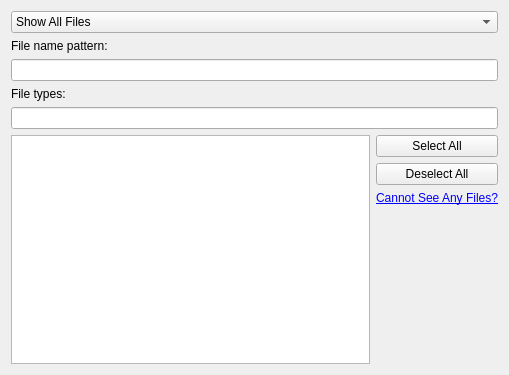
<?xml version="1.0" encoding="UTF-8"?>
<ui version="4.0">
 <class>folderviewFilterConfig</class>
 <widget class="QWidget" name="folderviewFilterConfig">
  <property name="geometry">
   <rect>
    <x>0</x>
    <y>0</y>
    <width>509</width>
    <height>375</height>
   </rect>
  </property>
  <property name="sizePolicy">
   <sizepolicy hsizetype="Expanding" vsizetype="Expanding">
    <horstretch>0</horstretch>
    <verstretch>0</verstretch>
   </sizepolicy>
  </property>
  <property name="minimumSize">
   <size>
    <width>500</width>
    <height>0</height>
   </size>
  </property>
  <layout class="QVBoxLayout" name="verticalLayout_2">
   <item>
    <widget class="QComboBox" name="filterType">
     <property name="toolTip">
      <string>&lt;!DOCTYPE HTML PUBLIC &quot;-//W3C//DTD HTML 4.0//EN&quot; &quot;http://www.w3.org/TR/REC-html40/strict.dtd&quot;&gt;
&lt;html&gt;&lt;head&gt;&lt;meta name=&quot;qrichtext&quot; content=&quot;1&quot; /&gt;&lt;style type=&quot;text/css&quot;&gt;
p, li { white-space: pre-wrap; }
&lt;/style&gt;&lt;/head&gt;&lt;body style=&quot; font-family:'Sans Serif'; font-size:10pt; font-weight:400; font-style:normal;&quot;&gt;
&lt;p style=&quot; margin-top:12px; margin-bottom:12px; margin-left:0px; margin-right:0px; -qt-block-indent:0; text-indent:0px;&quot;&gt;If you have selected &quot;Show Files Matching&quot; or &quot;Hide Files Matching&quot;, only the files matching BOTH the conditions will be shown or hidden respectively.&lt;/p&gt;
&lt;p style=&quot; margin-top:12px; margin-bottom:12px; margin-left:0px; margin-right:0px; -qt-block-indent:0; text-indent:0px;&quot;&gt;For example, if you have &quot;*&quot; as your pattern, but have nothing selected in the MIME types, no files will be shown.&lt;/p&gt;&lt;/body&gt;&lt;/html&gt;</string>
     </property>
     <property name="whatsThis">
      <string/>
     </property>
     <item>
      <property name="text">
       <string>Show All Files</string>
      </property>
     </item>
     <item>
      <property name="text">
       <string>Show Files Matching</string>
      </property>
     </item>
     <item>
      <property name="text">
       <string>Hide Files Matching</string>
      </property>
     </item>
    </widget>
   </item>
   <item>
    <widget class="QFrame" name="fileFilters">
     <property name="sizePolicy">
      <sizepolicy hsizetype="Preferred" vsizetype="Preferred">
       <horstretch>0</horstretch>
       <verstretch>10</verstretch>
      </sizepolicy>
     </property>
     <layout class="QGridLayout" name="gridLayout_3">
      <property name="margin">
       <number>0</number>
      </property>
      <item row="0" column="1">
       <layout class="QGridLayout" name="mimeTypeLayout">
        <item row="5" column="0">
         <layout class="QHBoxLayout" name="horizontalLayout" stretch="1,0">
          <item>
           <widget class="QListView" name="filterFilesList">
            <property name="sizePolicy">
             <sizepolicy hsizetype="Expanding" vsizetype="Expanding">
              <horstretch>0</horstretch>
              <verstretch>0</verstretch>
             </sizepolicy>
            </property>
            <property name="selectionMode">
             <enum>QAbstractItemView::NoSelection</enum>
            </property>
            <property name="flow">
             <enum>QListView::TopToBottom</enum>
            </property>
            <property name="uniformItemSizes">
             <bool>true</bool>
            </property>
           </widget>
          </item>
          <item>
           <layout class="QVBoxLayout" name="verticalLayout">
            <item>
             <widget class="QPushButton" name="selectAll">
              <property name="text">
               <string>Select All</string>
              </property>
             </widget>
            </item>
            <item>
             <widget class="QPushButton" name="deselectAll">
              <property name="text">
               <string>Deselect All</string>
              </property>
             </widget>
            </item>
            <item>
             <widget class="QLabel" name="label">
              <property name="toolTip">
               <string>Note that if you have selected &quot;Show Files Matching&quot; or &quot;Hide Files Matching&quot;,
only the files matching BOTH the conditions will be shown or hidden respectively.
For example, if you have &quot;*&quot; as your pattern, but have nothing selected in the MIME types, no files will be shown.</string>
              </property>
              <property name="text">
               <string>&lt;a href=&quot;null&quot;&gt;Cannot See Any Files?&lt;/a&gt;</string>
              </property>
              <property name="alignment">
               <set>Qt::AlignCenter</set>
              </property>
             </widget>
            </item>
            <item>
             <spacer name="verticalSpacer">
              <property name="orientation">
               <enum>Qt::Vertical</enum>
              </property>
              <property name="sizeHint" stdset="0">
               <size>
                <width>20</width>
                <height>40</height>
               </size>
              </property>
             </spacer>
            </item>
           </layout>
          </item>
         </layout>
        </item>
        <item row="3" column="0">
         <widget class="KLineEdit" name="searchMimetype">
          <property name="clickMessage">
           <string>Search file type</string>
          </property>
          <property name="showClearButton" stdset="0">
           <bool>true</bool>
          </property>
         </widget>
        </item>
        <item row="2" column="0">
         <widget class="QLabel" name="fileTypesLabel">
          <property name="text">
           <string>File types:</string>
          </property>
         </widget>
        </item>
        <item row="0" column="0">
         <widget class="QLabel" name="fileNameLabel">
          <property name="text">
           <string>File name pattern:</string>
          </property>
         </widget>
        </item>
        <item row="1" column="0">
         <widget class="KLineEdit" name="filterFilesPattern">
          <property name="sizePolicy">
           <sizepolicy hsizetype="Expanding" vsizetype="Preferred">
            <horstretch>0</horstretch>
            <verstretch>0</verstretch>
           </sizepolicy>
          </property>
          <property name="toolTip">
           <string>Space-separated list of extensions, e.g. *.txt *.od*</string>
          </property>
          <property name="whatsThis">
           <string>Space-separated list of extensions, e.g. *.txt *.od* to display only office- and text-files</string>
          </property>
          <property name="alignment">
           <set>Qt::AlignBottom|Qt::AlignLeading|Qt::AlignLeft</set>
          </property>
          <property name="urlDropsEnabled">
           <bool>false</bool>
          </property>
          <property name="clickMessage">
           <string>Pattern filter</string>
          </property>
          <property name="showClearButton" stdset="0">
           <bool>true</bool>
          </property>
         </widget>
        </item>
       </layout>
      </item>
     </layout>
    </widget>
   </item>
  </layout>
 </widget>
 <customwidgets>
  <customwidget>
   <class>KLineEdit</class>
   <extends>QLineEdit</extends>
   <header>klineedit.h</header>
  </customwidget>
  <customwidget>
   <class>KComboBox</class>
   <extends>QComboBox</extends>
   <header>kcombobox.h</header>
  </customwidget>
 </customwidgets>
 <includes>
  <include location="global">KDE/KUrlRequester</include>
 </includes>
 <resources/>
 <connections/>
</ui>
